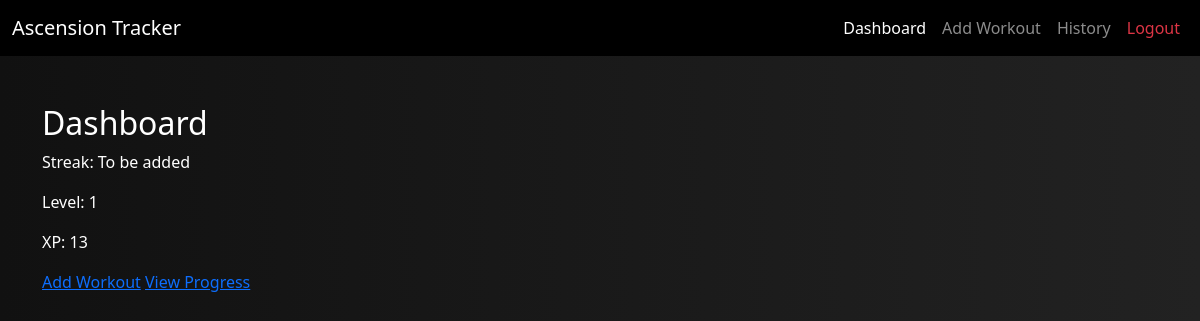
The page /dashboard (signed in) on the database as committed earlier.
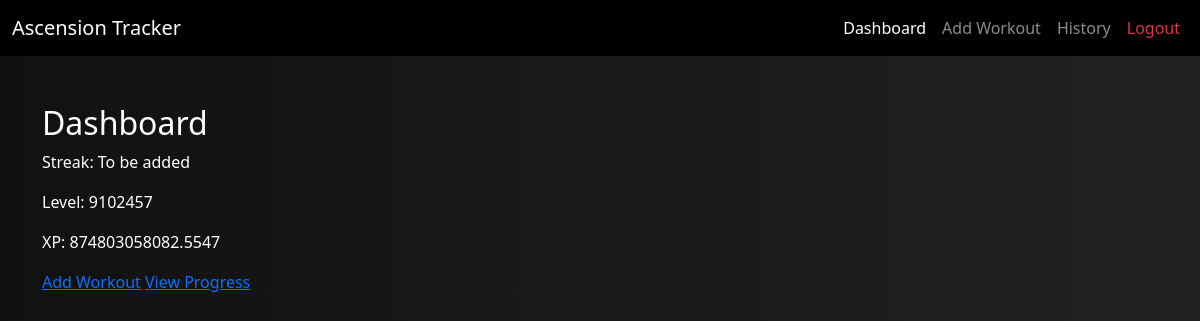
The same page on the database as committed later.
### tables this page shows
CREATE TABLE users (
    id INTEGER PRIMARY KEY AUTOINCREMENT,
    username TEXT UNIQUE NOT NULL,
    password_hash BLOB NOT NULL
, xp INTEGER DEFAULT 0, level INTEGER DEFAULT 1);

### app/routes.py (the view)
@main.route('/dashboard')
@login_required
def dashboard():
    conn = get_db()
    user = conn.execute(
    "SELECT xp, level FROM users WHERE id = ?",
    (current_user.id,)
    ).fetchone()
    return render_template('dashboard.html', user=user)

### app/__init__.py (called while the page is built)
def create_app():
    app = Flask(__name__)
    app.config['SECRET_KEY'] = 'secret-key'
    login_manager = LoginManager()
    login_manager.login_view = 'main.login'
    login_manager.init_app(app)
    @login_manager.user_loader
    def load_user(user_id):
        conn = get_db()
        user_data = conn.execute(
            "SELECT * FROM users WHERE id = ?",
            (user_id,)
        ).fetchone()
        conn.close()
        if user_data:
            return User(
                id=user_data['id'],
                username=user_data['username'],
                password_hash=user_data['password_hash']
            )
        return None
    from .routes import main
    app.register_blueprint(main)
    return app

### app/db.py (called while the page is built)
def get_db():
    conn = sqlite3.connect('database.db')
    conn.row_factory = sqlite3.Row
    return conn

### app/templates/dashboard.html
{% extends "base.html" %}
{% block content %}
<h2>Dashboard</h2>
<p>Streak: To be added</p>
<p>Level: {{ user['level'] }}</p>
<p>XP: {{ user['xp'] }}</p>
<a href="{{ url_for('main.add_workout') }}">Add Workout</a>
<a href="{{ url_for('main.progress') }}">View Progress</a>
{% endblock %}

### app/templates/base.html (shortened to what this page needs)
<!DOCTYPE html>
<html>
<head>
    <link href="https://cdn.jsdelivr.net/npm/bootstrap@5.3.0/dist/css/bootstrap.min.css" rel="stylesheet">
</head>
<body class="text-white">
{% if request.path != '/' %}
<nav class="navbar navbar-expand-lg navbar-dark bg-black">
    <div class="container-fluid">
        <a class="navbar-brand" href="{{ url_for('main.dashboard') }}">Ascension Tracker</a>
        <div class="collapse navbar-collapse">
            <ul class="navbar-nav ms-auto">
                {% if current_user.is_authenticated %}
                    <li class="nav-item">
                        <a class="nav-link {% if request.path == '/dashboard' %}active{% endif %}" href="{{ url_for('main.dashboard') }}">Dashboard </a>
                    </li>
                    <li class="nav-item">
                        <a class="nav-link {% if request.path == '/add_workout' %}active{% endif %}" href="{{ url_for('main.add_workout') }}">Add Workout</a>
                    </li>
                    <li class="nav-item">
                        <a class="nav-link {% if request.path == '/history' %}active{% endif %}" href="{{ url_for('main.history') }}">History</a>
                    </li>
                    <li class="nav-item">
                        <a class="nav-link text-danger" href="{{ url_for('main.logout') }}">Logout</a>
                    </li>
                {% endif %}
            </ul>
        </div>
    </div>
</nav>
{% endif %}
<div class="container mt-5">
    {% block content %}{% endblock %}
</div>
</body>
</html>

### app/templates/base.html (style rules this page uses)
body { background: linear-gradient(to right, #111, #222); }

Rows that differ between the two databases and show on the page:
changed users: level "1" → "9102457"; xp "13" → "874803058082.5547"
